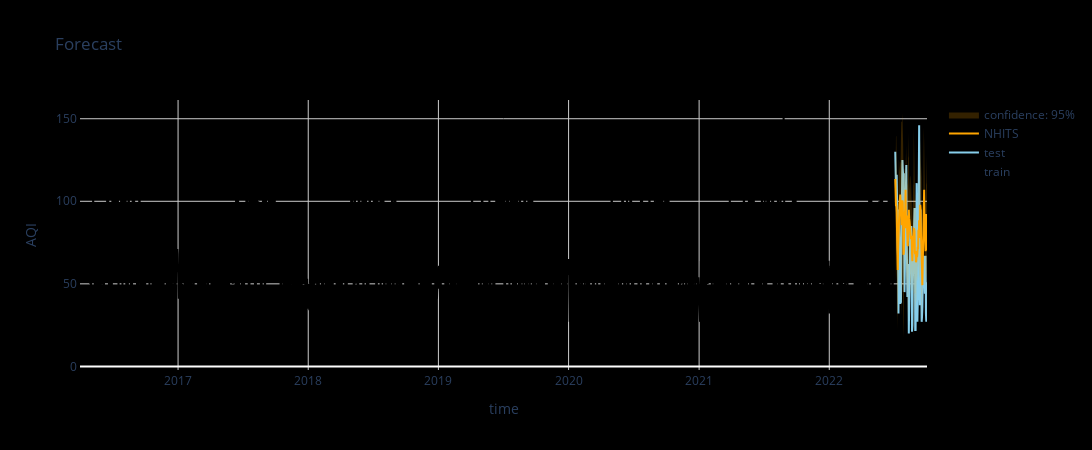

Notebook code cell kept with this figure:
### Code cell
from neuralforecast import NeuralForecast
from neuralforecast.models import NBEATS
from neuralforecast.losses.pytorch import DistributionLoss

obj = TimeObject(df=ponte[:-90], column='pm25', agg_freq='D')
obj.NIXTLA_train_test(split=90)

model = NHITS(h=90,
              input_size=720,
              loss=DistributionLoss(distribution='StudentT', level=[95], return_params=True),
              stack_types=10*['identity'],
              n_freq_downsample=[365, 180, 30, 1]+6*[1],
              n_blocks=10*[2],
              n_pool_kernel_size=[1, 2, 10]+7*[2],
              pooling_mode="MaxPool1d",
              activation="ReLU",
              scaler_type='robust',
              interpolation_mode='linear',
              max_steps=150,
              val_check_steps=12)

fcst = NeuralForecast(
    models=[model],
    freq='D'
)
fcst.fit(df=obj.Y_train, verbose=False)
prediction = fcst.predict(df=obj.Y_train)

obj.plot_forecast(forecast_df=prediction, confidence=95)
